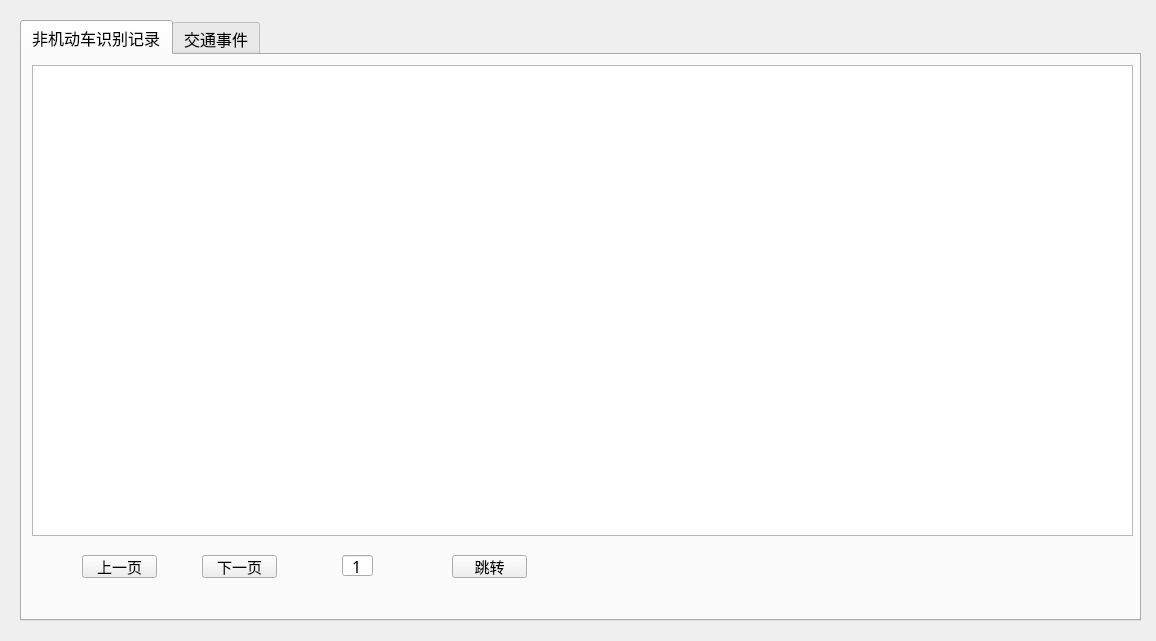
<?xml version="1.0" encoding="UTF-8"?>
<ui version="4.0">
 <class>record2</class>
 <widget class="QWidget" name="record2">
  <property name="geometry">
   <rect>
    <x>0</x>
    <y>0</y>
    <width>1156</width>
    <height>641</height>
   </rect>
  </property>
  <property name="windowTitle">
   <string>record2</string>
  </property>
  <widget class="QTabWidget" name="tabWidget">
   <property name="geometry">
    <rect>
     <x>20</x>
     <y>20</y>
     <width>1121</width>
     <height>601</height>
    </rect>
   </property>
   <property name="sizePolicy">
    <sizepolicy hsizetype="Minimum" vsizetype="Minimum">
     <horstretch>0</horstretch>
     <verstretch>0</verstretch>
    </sizepolicy>
   </property>
   <property name="font">
    <font>
     <family>黑体</family>
     <pointsize>12</pointsize>
     <weight>50</weight>
     <bold>false</bold>
    </font>
   </property>
   <property name="currentIndex">
    <number>0</number>
   </property>
   <widget class="QWidget" name="tab">
    <attribute name="title">
     <string>非机动车识别记录</string>
    </attribute>
    <widget class="QLineEdit" name="lineEdit_4">
     <property name="geometry">
      <rect>
       <x>320</x>
       <y>500</y>
       <width>31</width>
       <height>21</height>
      </rect>
     </property>
     <property name="text">
      <string>1</string>
     </property>
     <property name="alignment">
      <set>Qt::AlignCenter</set>
     </property>
    </widget>
    <widget class="QPushButton" name="pushButton_1_2">
     <property name="geometry">
      <rect>
       <x>180</x>
       <y>500</y>
       <width>75</width>
       <height>23</height>
      </rect>
     </property>
     <property name="font">
      <font>
       <family>黑体</family>
       <pointsize>11</pointsize>
      </font>
     </property>
     <property name="text">
      <string>下一页</string>
     </property>
    </widget>
    <widget class="QPushButton" name="pushButton_1_3">
     <property name="geometry">
      <rect>
       <x>430</x>
       <y>500</y>
       <width>75</width>
       <height>23</height>
      </rect>
     </property>
     <property name="font">
      <font>
       <family>黑体</family>
       <pointsize>11</pointsize>
      </font>
     </property>
     <property name="text">
      <string>跳转</string>
     </property>
    </widget>
    <widget class="QPushButton" name="pushButton_1_1">
     <property name="geometry">
      <rect>
       <x>60</x>
       <y>500</y>
       <width>75</width>
       <height>23</height>
      </rect>
     </property>
     <property name="font">
      <font>
       <family>黑体</family>
       <pointsize>11</pointsize>
      </font>
     </property>
     <property name="text">
      <string>上一页</string>
     </property>
    </widget>
    <widget class="QTableView" name="tableWidget">
     <property name="geometry">
      <rect>
       <x>10</x>
       <y>10</y>
       <width>1101</width>
       <height>471</height>
      </rect>
     </property>
    </widget>
   </widget>
   <widget class="QWidget" name="tab_3">
    <attribute name="title">
     <string>交通事件</string>
    </attribute>
    <widget class="QTableWidget" name="tableWidget_3">
     <property name="geometry">
      <rect>
       <x>10</x>
       <y>10</y>
       <width>1091</width>
       <height>481</height>
      </rect>
     </property>
     <property name="font">
      <font>
       <family>微软雅黑 Light</family>
       <pointsize>11</pointsize>
      </font>
     </property>
     <property name="frameShape">
      <enum>QFrame::NoFrame</enum>
     </property>
    </widget>
    <widget class="QPushButton" name="pushButton_3_3">
     <property name="geometry">
      <rect>
       <x>430</x>
       <y>500</y>
       <width>75</width>
       <height>23</height>
      </rect>
     </property>
     <property name="font">
      <font>
       <family>黑体</family>
       <pointsize>11</pointsize>
      </font>
     </property>
     <property name="text">
      <string>跳转</string>
     </property>
    </widget>
    <widget class="QPushButton" name="pushButton_3_1">
     <property name="geometry">
      <rect>
       <x>60</x>
       <y>500</y>
       <width>75</width>
       <height>23</height>
      </rect>
     </property>
     <property name="font">
      <font>
       <family>黑体</family>
       <pointsize>11</pointsize>
      </font>
     </property>
     <property name="text">
      <string>上一页</string>
     </property>
    </widget>
    <widget class="QPushButton" name="pushButton_3_2">
     <property name="geometry">
      <rect>
       <x>180</x>
       <y>500</y>
       <width>75</width>
       <height>23</height>
      </rect>
     </property>
     <property name="font">
      <font>
       <family>黑体</family>
       <pointsize>11</pointsize>
      </font>
     </property>
     <property name="text">
      <string>下一页</string>
     </property>
    </widget>
    <widget class="QLineEdit" name="lineEdit_5">
     <property name="geometry">
      <rect>
       <x>320</x>
       <y>500</y>
       <width>31</width>
       <height>21</height>
      </rect>
     </property>
     <property name="text">
      <string>0</string>
     </property>
     <property name="alignment">
      <set>Qt::AlignCenter</set>
     </property>
    </widget>
   </widget>
  </widget>
 </widget>
 <layoutdefault spacing="6" margin="11"/>
 <resources/>
 <connections/>
</ui>
